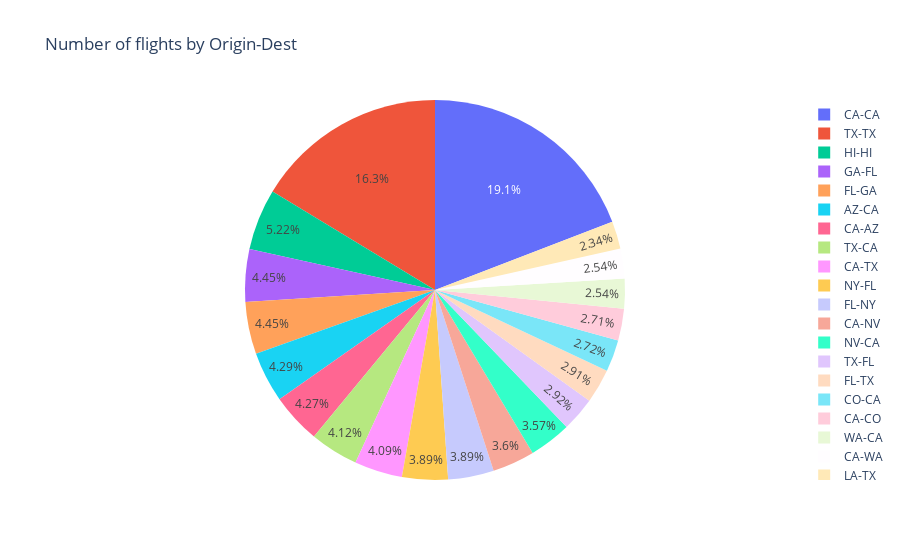

Notebook source saved alongside this figure:
### Code cell
# aggregate by Origin and Dest and month, and count the number of flights
def flights_by_month(df):

    df_aggregated = df.groupBy("ORIGIN_STATE", "DEST_STATE").count()
    # create a new column as Orgigin and Dest concatenated using a dash
    df_aggregated = df_aggregated.withColumn("Origin-Dest", concat(col("ORIGIN_STATE"), lit("-"), col("DEST_STATE")))
    # drop the columns Origin and Dest
    df_aggregated = df_aggregated.drop("Origin", "Dest")
    # order by Origin-Dest
    df_aggregated = df_aggregated.orderBy("count",ascending=False)
    
    return df_aggregated

# visualize flights as pie chart
def flights_by_month_pie(df):
    df_pd = flights_by_month(df).toPandas()
    fig = px.pie(df_pd.head(20), values='count', names='Origin-Dest', title='Number of flights by Origin-Dest')
    return fig
# visualized flights as bar chart, onlyt show the top 20
def flights_by_month_bar(df):
    df_pd = flights_by_month(df).toPandas()
    fig = px.bar(df_pd.head(20), x="Origin-Dest", y="count", title="Number of flights by Origin-Dest")
    return fig
    
flights_by_month_pie(df).show()

### Figure 1 — Plotly figure (JSON) as saved in the notebook; plotly's stock layout.template omitted (floating-point values rounded to 4 significant figures)
{"data": [{"domain": {"x": [0, 1], "y": [0, 1]}, "hovertemplate": "Origin-Dest=%{label}<br>count=%{value}<extra></extra>", "labels": ["CA-CA", "TX-TX", "HI-HI", "GA-FL", "FL-GA", "AZ-CA", "CA-AZ", "TX-CA", "CA-TX", "NY-FL", "FL-NY", "CA-NV", "NV-CA", "TX-FL", "FL-TX", "CO-CA", "CA-CO", "WA-CA", "CA-WA", "LA-TX"], "legendgroup": "", "name": "", "showlegend": true, "type": "pie", "values": [267479, 228116, 72891, 62207, 62148, 59988, 59596, 57496, 57070, 54407, 54348, 50341, 49939, 40785, 40657, 38005, 37809, 35529, 35430, 32725]}], "layout": {"legend": {"tracegroupgap": 0}, "title": {"text": "Number of flights by Origin-Dest"}}}
